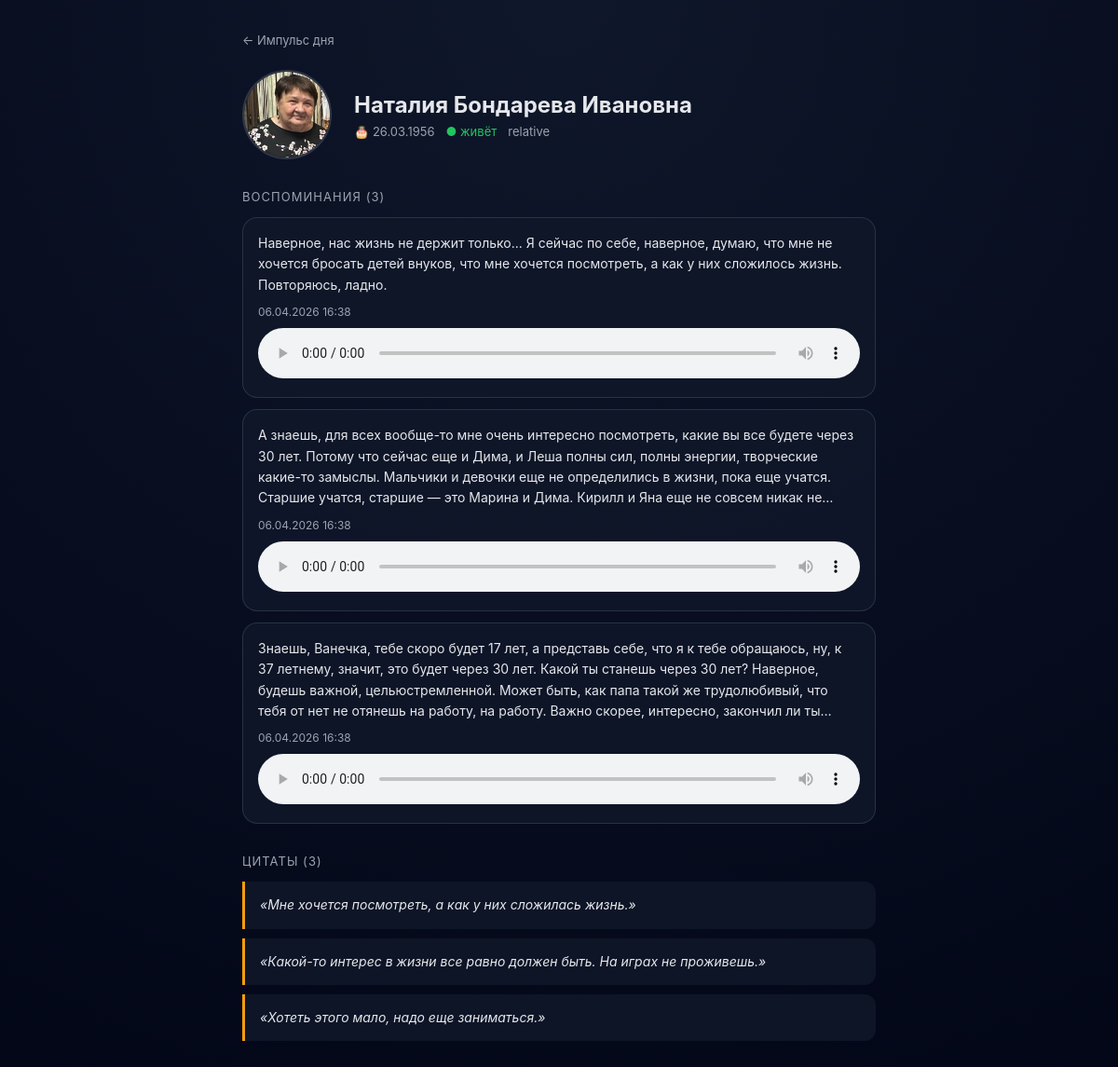
Screenshot of /family/person/3 with the database file from the repository.
### app/models.py (models this page shows)
class Person(Base):
    __tablename__ = "People"
    person_id = Column(Integer, primary_key=True, index=True)
    maiden_name = Column(String)
    gender = Column(String)
    birth_date = Column(String)
    birth_date_prec = Column(String)
    death_date = Column(String)
    death_date_prec = Column(String)
    is_alive = Column(Integer)
    is_user = Column(Integer)
    role = Column(String)
    successor_id = Column(Integer, ForeignKey("People.person_id"))
    default_lang = Column(String)
    phone = Column(String)
    preferred_ch = Column(String)
    avatar_url = Column(String)
    pin = Column(String)
    translations = relationship("PersonI18n", back_populates="person")
    quotes = relationship("Quote", back_populates="author")
    memories_authored = relationship("Memory", foreign_keys="Memory.author_id", back_populates="author")
    memories_created = relationship("Memory", foreign_keys="Memory.created_by", back_populates="creator")

class Quote(Base):
    __tablename__ = "Quotes"
    id = Column(Integer, primary_key=True, index=True)
    author_id = Column(Integer, ForeignKey("People.person_id"), nullable=False)
    content_text = Column(Text, nullable=False)
    source_memory_id = Column(Integer, ForeignKey("Memories.id"))
    created_at = Column(String)
    author = relationship("Person", back_populates="quotes")
    memory = relationship("Memory", back_populates="quotes")

### app/main.py (the view)
@app.get("/family/person/{person_id}", response_class=HTMLResponse)
async def person_card(person_id: int, request: Request, db: Session = Depends(get_db)):
    person = db.query(Person).filter(Person.person_id == person_id).first()
    if not person:
        return HTMLResponse("Человек не найден", status_code=404)
    i18n = (
        db.query(PersonI18n)
        .filter(PersonI18n.person_id == person_id, PersonI18n.lang_code == "ru")
        .first()
    )
    name = " ".join(filter(None, [
        getattr(i18n, "first_name", None),
        getattr(i18n, "last_name", None),
        getattr(i18n, "patronymic", None),
    ])) or "Неизвестный"
    memories = (
        db.query(Memory)
        .filter(Memory.author_id == person_id, Memory.audio_url != None)
        .order_by(Memory.id.desc())
        .all()
    )
    quotes = (
        db.query(Quote)
        .filter(Quote.author_id == person_id)
        .order_by(Quote.id.desc())
        .all()
    )
    memories_data = []
    for m in memories:
        raw_audio = m.audio_url or ""
        filename = raw_audio.split("/")[-1].strip()
        audio_url = f"/static/processed/{filename}" if filename else None
        memories_data.append({
            "id": m.id,
            "text": pick_memory_text(m),
            "audio_url": audio_url,
            "created_at": format_created_at(m.created_at),
        })
    quotes_data = [
        {
            "id": q.id,
            "text": q.content_text,
            "created_at": format_created_at(q.created_at),
        }
        for q in quotes
    ]
    def fmt_date(val):
        if not val:
            return None
        parts = val.split("-")
        if len(parts) == 3:
            return f"{parts[2]}.{parts[1]}.{parts[0]}"
        return val
    return templates.TemplateResponse(
        request,
        "family/person_card.html",
        {
            "person": person,
            "name": name,
            "biography": getattr(i18n, "biography", None),
            "birth_date": fmt_date(person.birth_date),
            "death_date": fmt_date(person.death_date),
            "memories": memories_data,
            "quotes": quotes_data,
        },
    )

### app/templates/family/person_card.html (shortened to what this page needs)
<!DOCTYPE html>
<html lang="ru">
<head>
</head>
<body>
  <div class="container">
    <a href="/" class="back-link">← Импульс дня</a>
    <div class="header">
      {% if person.avatar_url %}
        <img class="avatar" src="{{ person.avatar_url }}" alt="{{ name }}">
      {% else %}
        <div class="avatar-fallback">Нет фото</div>
      {% endif %}
      <div class="header-info">
        <h1>{{ name }}</h1>
        <div class="meta">
          {% if birth_date %}
            <span>🎂 {{ birth_date }}</span>
          {% endif %}
          {% if death_date %}
            <span class="dot">† {{ death_date }}</span>
          {% elif person.is_alive %}
            <span style="color: var(--ok);">● живёт</span>
          {% endif %}
          {% if person.role %}
            <span style="color: var(--muted);">{{ person.role }}</span>
          {% endif %}
        </div>
      </div>
    </div>
    <div class="section">
      <div class="section-title">Воспоминания ({{ memories|length }})</div>
      {% if memories %}
        {% for m in memories %}
          <div class="memory-card">
            <div class="memory-text">{{ m.text }}</div>
            {% if m.created_at %}
              <div class="memory-date">{{ m.created_at }}</div>
            {% endif %}
            {% if m.audio_url %}
              <audio controls src="{{ m.audio_url }}"></audio>
            {% endif %}
          </div>
        {% endfor %}
      {% else %}
        <div class="empty">Воспоминаний пока нет.</div>
      {% endif %}
    </div>
    <div class="section">
      <div class="section-title">Цитаты ({{ quotes|length }})</div>
      {% if quotes %}
        {% for q in quotes %}
          <div class="quote-card">«{{ q.text }}»</div>
        {% endfor %}
      {% else %}
        <div class="empty">Цитат пока нет.</div>
      {% endif %}
    </div>
  </div>
</body>
</html>

### app/templates/family/person_card.html (style rules this page uses)
:root { --bg: #020617; --card: #0f172a; --text: #e5e7eb; --muted: #9ca3af; --accent: #f59e0b; --border: rgba(148,163,184,0.2); --ok: #22c55e; }
* { box-sizing: border-box; margin: 0; padding: 0; }
body { font-family: -apple-system, BlinkMacSystemFont, "Segoe UI", sans-serif; background: radial-gradient(circle at top, #0f172a, var(--bg)); color: var(--text); min-height: 100vh; padding: 32px 24px; }
.container { max-width: 680px; margin: 0 auto; }
.header { display: flex; gap: 24px; align-items: center; margin-bottom: 32px; }
.avatar { width: 96px; height: 96px; border-radius: 999px; object-fit: cover; border: 2px solid rgba(255,255,255,0.15); flex-shrink: 0; }
.header-info h1 { font-size: 24px; font-weight: 700; margin-bottom: 6px; }
.meta { font-size: 13px; color: var(--muted); display: flex; gap: 12px; flex-wrap: wrap; }
.meta span { display: flex; align-items: center; gap: 4px; }
.section-title { font-size: 13px; text-transform: uppercase; letter-spacing: .08em; color: var(--muted); margin-bottom: 14px; }
.section { margin-bottom: 32px; }
.memory-card { background: rgba(15,23,42,0.88); border: 1px solid var(--border); border-radius: 16px; padding: 16px; margin-bottom: 12px; }
.memory-text { font-size: 14px; line-height: 1.6; margin-bottom: 10px; display: -webkit-box; -webkit-line-clamp: 4; -webkit-box-orient: vertical; overflow: hidden; }
.memory-date { font-size: 12px; color: var(--muted); margin-bottom: 10px; }
audio { width: 100%; border-radius: 8px; }
.quote-card { background: rgba(15,23,42,0.88); border-left: 3px solid var(--accent); border-radius: 0 12px 12px 0; padding: 14px 16px; margin-bottom: 10px; font-size: 14px; line-height: 1.6; font-style: italic; }
.back-link { display: inline-block; margin-bottom: 24px; font-size: 13px; color: var(--muted); text-decoration: none; }

### rows the page displays
Person: avatar_url (picture), role "relative"
Quote: text "Мне хочется посмотреть, а как у них сложилась жизнь."
Quote: text "Какой-то интерес в жизни все равно должен быть. На играх не проживешь."
Quote: text "Хотеть этого мало, надо еще заниматься."

### other values shown
{{ name }} "Наталия Бондарева Ивановна"
{{ birth_date }} "26.03.1956"
{{ memories|length }} "3"
{{ m.text }} "Наверное, нас жизнь не держит только... Я сейчас по себе, наверное, думаю, что мне не хочется бросать детей внуков, что мне хочется посмотреть, а как у них сложилось жизнь. Повторяюсь, ладно."
{{ m.created_at }} "06.04.2026 16:38" "06.04.2026 16:38" "06.04.2026 16:38"
{{ quotes|length }} "3"
